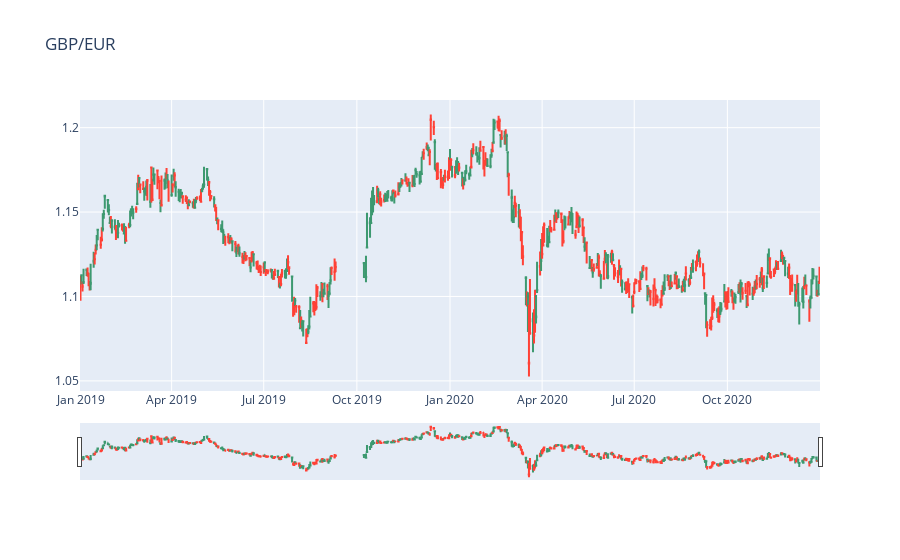

Write notebook code for a chart like this one.
### Code cell
#declare figure
fig = go.Figure()

#Candlestick
fig.add_trace(go.Candlestick(x=data.index,
                open=data['Open'],
                high=data['High'],
                low=data['Low'],
                close=data['Close'], name = 'market data'))

# Add titles
fig.update_layout(
    title='GBP/EUR')

#Show
fig.show()

### Figure 1 — Plotly figure (JSON) as saved in the notebook; plotly's stock layout.template omitted (floating-point values rounded to 4 significant figures; data arrays with more than 128 entries replaced by an {"elided": "..."} marker saying what was removed)
{"data": [{"close": {"elided": "503 float values"}, "high": {"elided": "503 float values"}, "low": {"elided": "503 float values"}, "name": "market data", "open": {"elided": "503 float values"}, "type": "candlestick", "x": {"elided": "503 str values"}}], "layout": {"title": {"text": "GBP/EUR"}}}
